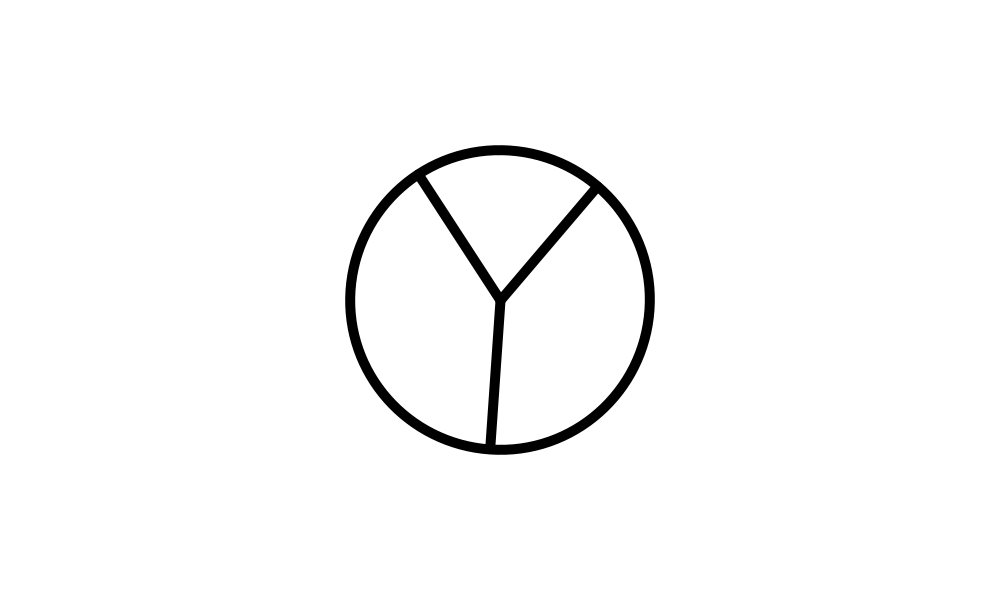
Frame 1 (no input)
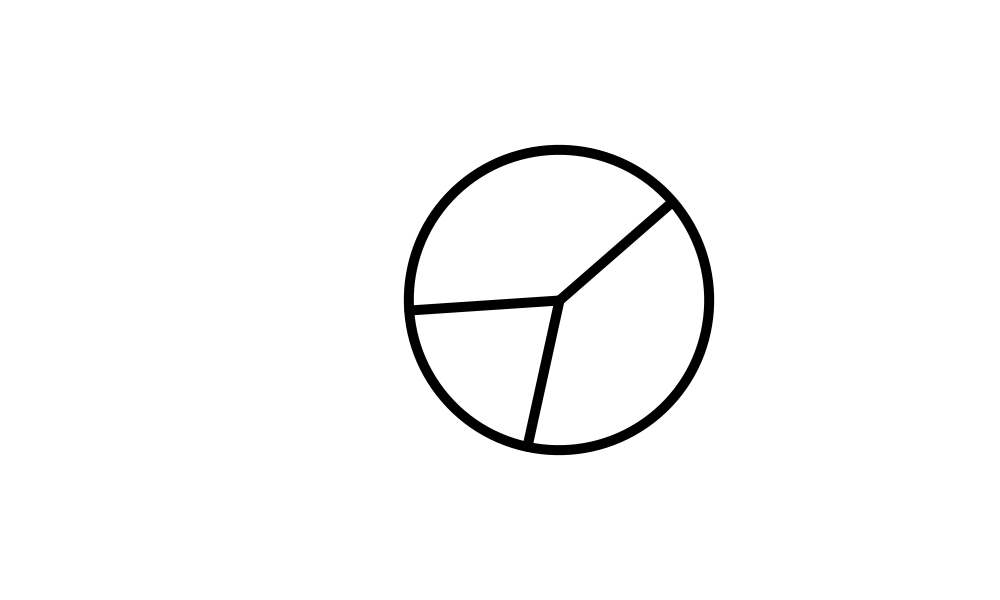
Frame 60 (the mouse pressed at the canvas centre just before this capture)
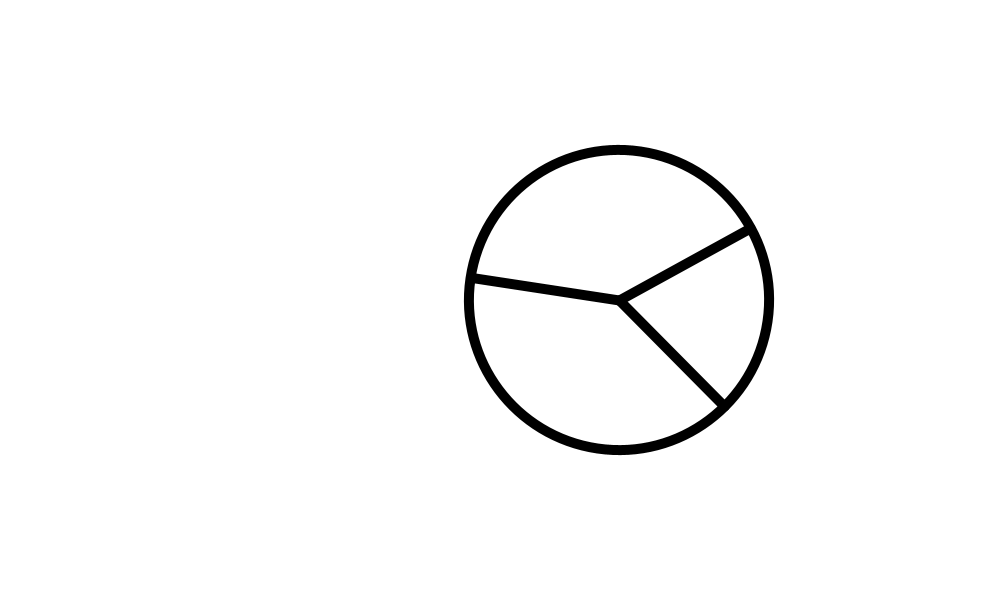
Frame 120 (the mouse held since frame 60 and released just before this capture)

The Processing sketch that drew these frames (run headless with seeded random() and noise(); from frame 60 on, the mouse is pressed at the canvas centre):

// Processing sketch: Rullene_hjul
// ── Rullene_hjul.pde
int r =0;
void setup(){
  size(1000,600);
}
void draw(){
  background(255);
  pushMatrix();
  translate(500+r,300);
  r++;
  if (r>200){
    r=0;
  }
  rotate(frameCount/15.0);
  
  strokeWeight(10);
  circle(0,0,300);
  line(0,0,0,145);
  line(0,0,90,-120);
  line(0,0,-90,-120);
  popMatrix();
}
